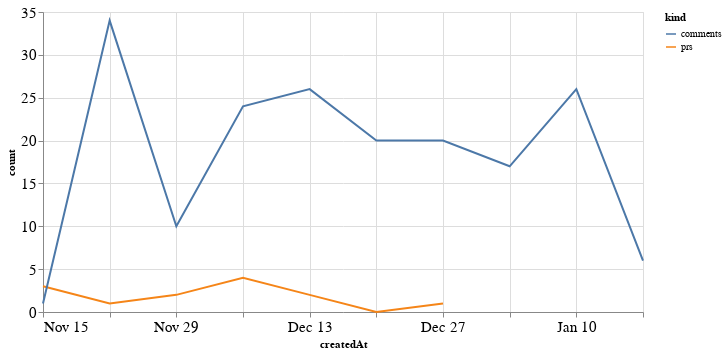

The cell this chart's notebook holds for it:
### Code cell
alt.Chart(total_time, width=600).mark_line().encode(
    x='createdAt',
    y='count',
    color='kind'
)

### Figure 1 — Vega-Lite specification as saved in the notebook (floating-point values rounded to 4 significant figures)
{"config": {"axisLeft": {"labelFontSize": 15}, "axisBottom": {"labelFontSize": 15}}, "data": {"name": "data-74527d2cf7dffc54a7fcef8149f0940f"}, "mark": "line", "encoding": {"color": {"type": "nominal", "field": "kind"}, "x": {"type": "temporal", "field": "createdAt"}, "y": {"type": "quantitative", "field": "count"}}, "width": 600, "$schema": "https://vega.github.io/schema/vega-lite/v4.8.1.json", "datasets": {"data-74527d2cf7dffc54a7fcef8149f0940f": [{"createdAt": "2020-11-15T00:00:00", "kind": "prs", "count": 3.0}, {"createdAt": "2020-11-22T00:00:00", "kind": "prs", "count": 1.0}, {"createdAt": "2020-11-29T00:00:00", "kind": "prs", "count": 2.0}, {"createdAt": "2020-12-06T00:00:00", "kind": "prs", "count": 4.0}, {"createdAt": "2020-12-13T00:00:00", "kind": "prs", "count": 2.0}, {"createdAt": "2020-12-20T00:00:00", "kind": "prs", "count": 0.0}, {"createdAt": "2020-12-27T00:00:00", "kind": "prs", "count": 1.0}, {"createdAt": "2021-01-03T00:00:00", "kind": "prs", "count": null}, {"createdAt": "2021-01-10T00:00:00", "kind": "prs", "count": null}, {"createdAt": "2021-01-17T00:00:00", "kind": "prs", "count": null}, {"createdAt": "2020-11-15T00:00:00", "kind": "comments", "count": 1.0}, {"createdAt": "2020-11-22T00:00:00", "kind": "comments", "count": 34.0}, {"createdAt": "2020-11-29T00:00:00", "kind": "comments", "count": 10.0}, {"createdAt": "2020-12-06T00:00:00", "kind": "comments", "count": 24.0}, {"createdAt": "2020-12-13T00:00:00", "kind": "comments", "count": 26.0}, {"createdAt": "2020-12-20T00:00:00", "kind": "comments", "count": 20.0}, {"createdAt": "2020-12-27T00:00:00", "kind": "comments", "count": 20.0}, {"createdAt": "2021-01-03T00:00:00", "kind": "comments", "count": 17.0}, {"createdAt": "2021-01-10T00:00:00", "kind": "comments", "count": 26.0}, {"createdAt": "2021-01-17T00:00:00", "kind": "comments", "count": 6.0}]}}
